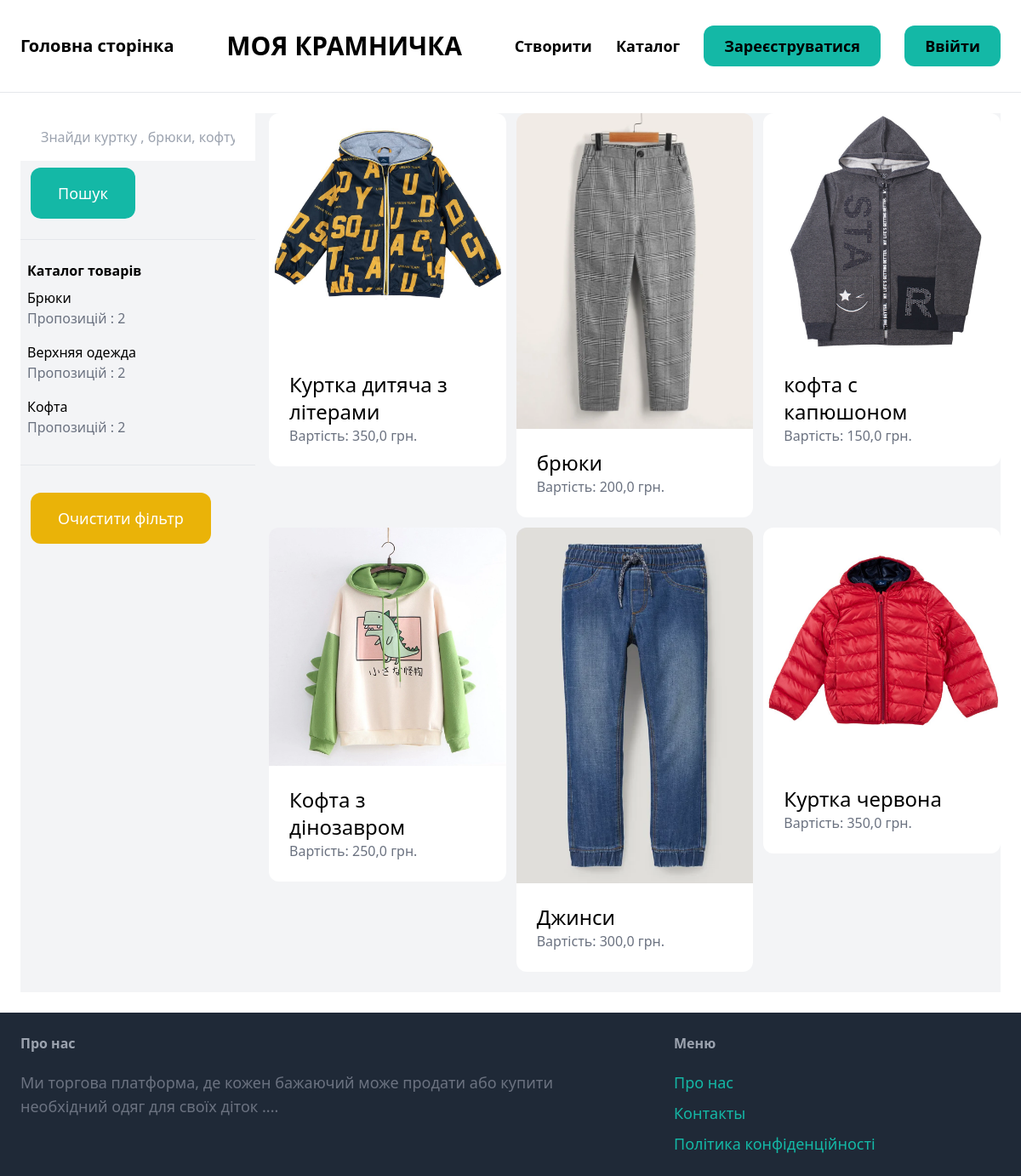
The app's page /items/ with its own data.
### item/models.py (models this page shows, shortened)
class Category(models.Model):
    name=models.CharField(max_length=255)
    class Meta:
        ordering=('name',)
        verbose_name_plural = 'Categories'

class Item(models.Model):
    category=models.ForeignKey(Category,related_name='items', on_delete=models.CASCADE , verbose_name='Категорія')
    name=models.CharField(max_length=255 , verbose_name='Назва')
    discription=models.TextField(blank=True, null=True , verbose_name='Опис')
    price=models.FloatField(verbose_name='Вартість')
    image = models.ImageField(upload_to='item_images',blank=True,null=True , verbose_name='Фото')
    is_sold = models.BooleanField(default=False , verbose_name='Продано')
    created_by = models.ForeignKey(User, related_name='items',on_delete=models.CASCADE)
    created_at=models.DateTimeField(auto_now_add=True)

### item/views.py (the view)
# urls.py: path('',views.items, name='items'),
def items(request):
    query = request.GET.get('query', '')
    category_id = request.GET.get('category', 0)
    categories = Category.objects.all()
    items = Item.objects.filter(is_sold=False)
    if category_id:
        items = items.filter(category_id=category_id)
    if query:
        items = items.filter(Q(name__icontains=query) | Q(discription__icontains=query))
    return render(request, 'item/items.html', {
        'items': items,
        'query': query,
        'categories': categories,
        'category_id': int(category_id)
    })

### item/templates/item/items.html (shortened to what this page needs)
{% extends 'core/base.html' %}
{% block content %}
    <div class="pb-6 grid grid-cols-4 gap-4 bg-gray-100">
        <div class="col-span-1">
            <form method="get " action="{% url 'item:items' %}">
                <input name="query" class="w-full py-4 px-6 border-rounded-xl" type="text" value="{{query}}" placeholder="Знайди куртку , брюки, кофту ...">
                <button class="mt-2 ml-3 py-4 px-8 text-lg bg-teal-500 text-white rounded-xl">Пошук</button>
            </form>
            <hr class="my-6">
            <p class="px-2 font-semibold">Каталог товарів</p>
            <ul>
                {% for category in categories %}
                    <li class="py-2 px-2 rounded-xl{% if category.id == category_id %} bg-gay-200{% endif %}">
                        <a href="{% url 'item:items' %}?query={{query}}&category={{category.id}}">{{category.name}}</a>
                        <p class="text-gray-500">Пропозицій : {{ category.items.count }} </p>
                    </li>
                {% endfor %}
            </ul>
            <hr class="my-6">
            <ul>
                <li><a href="{% url 'item:items' %}" class="mt-2 ml-3 py-4 px-8 inline-block bg-yellow-500 text-lg rounded-xl text-white">Очистити фільтр</a>
        </div>
        <div class="col-span-3">
            <div class="grid grid-cols-3 gap-3">
                {% for item in items %}
                    <div>
                        <a href="{% url 'item:detail' item.id %}">
                            <div>
                                <img src="{{ item.image.url }}" class="rounded-t-xl">
                            </div>
                            <div class="p-6 bg-white rounded-b-xl">
                                <h2 class="text-2xl">{{ item.name }}</h2>
                                <p class="text-gray-500">Вартість: {{ item.price }} грн.</p>
                            </div>
                        </a>
                    </div>
                {% endfor %}
            </div>
        </div>
    </div>
{% endblock %}

### records on screen
Category: name "Брюки", items.count "2"
Category: name "Верхняя одежда", items.count "2"
Category: name "Кофта", items.count "2"
Item: image (picture), name "Куртка дитяча з літерами", price "350,0"
Item: image (picture), name "брюки", price "200,0"
Item: image (picture), name "кофта с капюшоном", price "150,0"
Item: image (picture), name "Кофта з дінозавром", price "250,0"
Item: image (picture), name "Джинси", price "300,0"
Item: image (picture), name "Куртка червона", price "350,0"
